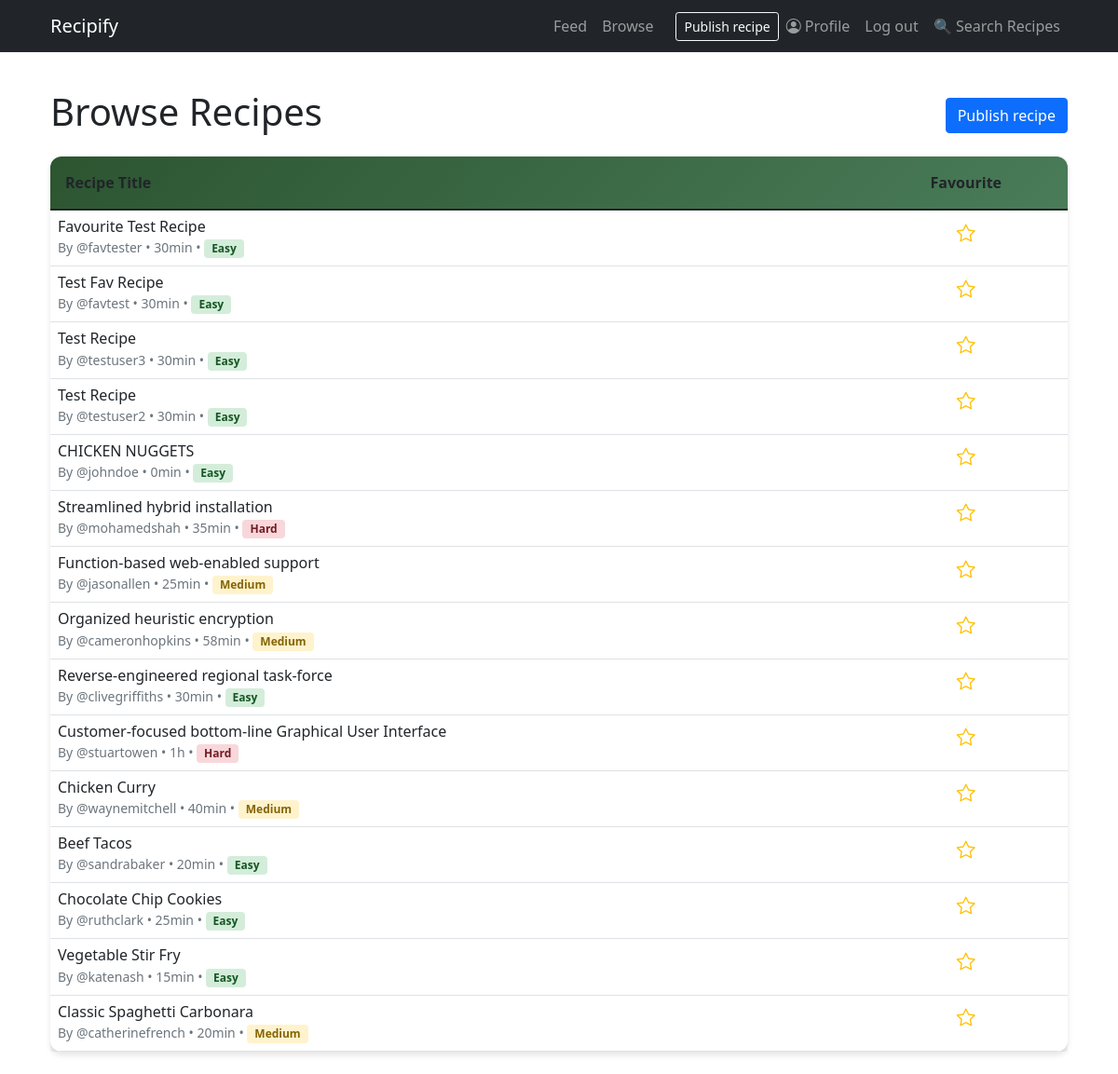
The app's page /recipes/ (signed in) with its own data.
### recipes/models/recipe.py (models this page shows, shortened)
class Recipe(models.Model):
    DIETARY_CHOICES = [
        ("vegan", "Vegan"),
        ("vegetarian", "Vegetarian"),
        ("gluten_free", "Gluten Free"),
        ("dairy_free", "Dairy Free"),
        ("nut_free", "Nut Free"),
        ("none", "No Restrictions"),
    ]
    author = models.ForeignKey(
        settings.AUTH_USER_MODEL,
        on_delete=models.CASCADE,
        related_name="recipes",
    )
    title = models.CharField(max_length=200)
    summary = models.CharField(max_length=255, blank=True)
    ingredients = models.TextField(help_text="List ingredients separated by commas")
    instructions = models.TextField()
    name = models.CharField(max_length=255)
    description = models.TextField()
    prep_time_minutes = models.PositiveIntegerField(blank=True, null=True)
    cook_time_minutes = models.PositiveIntegerField(blank=True, null=True)
    servings = models.PositiveSmallIntegerField(blank=True, null=True)
    is_published = models.BooleanField(default=True)
    cooking_time = models.PositiveIntegerField(
        help_text="Cooking time in minutes", default=0
    )
    difficulty = models.CharField(
        max_length=10,
        choices=[
            ("easy", "Easy"),
            ("medium", "Medium"),
            ("hard", "Hard"),
        ],
        default="easy",
    )
    date_posted = models.DateTimeField(auto_now_add=True)
    dietary_requirement = models.CharField(
        max_length=50, choices=DIETARY_CHOICES, default="none"
    )
    popularity = models.IntegerField(default=0)
    created_at = models.DateTimeField(default=timezone.now, editable=False)
    updated_at = models.DateTimeField(auto_now=True)
    class Meta:
        ordering = ["-created_at", "-date_posted"]
    @property
    def created_by(self):
        return self.author
    likes = models.ManyToManyField(
        settings.AUTH_USER_MODEL,
        related_name="liked_recipes",
        through="Like",
        blank=True,
    )

### recipes/models/user.py (models this page shows, shortened)
class User(AbstractUser):
    username = models.CharField(
        max_length=30,
        unique=True,
        validators=[RegexValidator(
            regex=r'^@\w{3,}$',
            message='Username must consist of @ followed by at least three alphanumericals'
        )]
    )
    first_name = models.CharField(max_length=50, blank=False)
    last_name = models.CharField(max_length=50, blank=False)
    email = models.EmailField(unique=True, blank=False)
    class Meta:
        ordering = ['last_name', 'first_name']

### recipes/views/dashboard_view.py (the view, shortened to what this page needs)
# urls.py: path("recipes/", browse_recipes, name="recipe_list"),
@login_required
@never_cache
def browse_recipes(request):
    current_user = request.user
    recipes = Recipe.objects.all().select_related("author")
    saved_recipe_ids = SavedRecipe.objects.filter(user=current_user).values_list(
        "recipe_id", flat=True
    )
    context = {
        "user": current_user,
        "recipes": recipes,
        "saved_recipe_ids": list(saved_recipe_ids),
    }
    return render(request, "dashboard.html", context)

### recipes/templatetags/recipe_helpers.py (called while the page is built)
@register.filter
def get_difficulty_class(difficulty):
    difficulty_classes = {
        'easy': 'difficulty-easy',
        'medium': 'difficulty-medium',
        'hard': 'difficulty-hard',
    }
    return difficulty_classes.get(difficulty.lower(), 'difficulty-easy')

@register.filter
def format_cooking_time(minutes):
    if minutes < 60:
        return f"{minutes}min"
    else:
        hours = minutes // 60
        mins = minutes % 60
        if mins > 0:
            return f"{hours}h {mins}min"
        else:
            return f"{hours}h"

@register.filter
def is_recipe_saved(recipe_id, saved_recipe_ids):
    return recipe_id in saved_recipe_ids

### recipes/templates/dashboard.html
{% extends 'base_content.html' %}
{% load static %}
{% load recipe_helpers %}
{% block content %}
<div class="container py-4">
  <div class="d-flex justify-content-between align-items-center mb-3">
    <h1>Browse Recipes</h1>
    <a class="btn btn-primary" href="{% url 'recipe_create' %}">Publish recipe</a>
  </div>
  <div class="recipe-card">
    <div class="card-body p-0">
      {% include 'partials/profile_tabs/recipe_table.html' with recipes=recipes saved_recipe_ids=saved_recipe_ids %}
    </div>
  </div>
</div>
{% endblock %}

### recipes/templates/partials/profile_tabs/recipe_table.html (shortened to what this page needs)
{% load recipe_helpers %}
{% if recipes %}
  <div class="table-responsive">
    <table class="table table-hover mb-0 recipe-table">
      <thead>
        <tr>
          <th scope="col" style="width: 80%">Recipe Title</th>
          <th scope="col" style="width: 20%; text-align: center;">Favourite</th>
        </tr>
      </thead>
      <tbody>
        {% for recipe in recipes %}
        <tr>
          <td>
            <a href="{% url 'recipe_detail' recipe.pk %}" class="text-decoration-none text-reset d-block">
              <div class="d-flex align-items-center">
                <div class="flex-grow-1">
                  <h6 class="mb-0">{{ recipe.title }}</h6>
                  <small class="text-muted">
                    By {{ recipe.created_by.username }} •
                    {{ recipe.cooking_time|format_cooking_time }} •
                    <span class="badge difficulty-badge {{ recipe.difficulty|get_difficulty_class }}">
                      {{ recipe.difficulty|title }}
                    </span>
                  </small>
                </div>
              </div>
            </a>
          </td>
          <td class="text-center">
            <form method="post" action="{% url 'toggle_save_recipe' recipe.pk %}" class="d-inline">
              {% with is_saved=recipe.id|is_recipe_saved:saved_recipe_ids %}
              <button type="submit" class="btn btn-link p-0"
                      title="{% if is_saved %}Remove from favourites{% else %}Add to favourites{% endif %}">
                <i class="bi {% if is_saved %}bi-star-fill{% else %}bi-star{% endif %}" style="color: #ffc107; font-size: 1.25rem;"></i>
              </button>
              {% endwith %}
            </form>
          </td>
        </tr>
        {% endfor %}
      </tbody>
    </table>
  </div>
{% else %}
  <div class="empty-state">
    <i class="bi bi-journal-plus empty-state-icon"></i>
    <h4 class="text-muted mt-3">No Recipes Available</h4>
    <p class="text-muted">Check back later for new recipes.</p>
  </div>
{% endif %}

### static/custom.css (style rules this page uses)
:root { --primary-color: #2c5530; --secondary-color: #4a7c59; --accent-color: #8fb996; --light-bg: #f8f9fa; --card-shadow: 0 4px 6px rgba(0, 0, 0, 0.1); --hover-shadow: 0 8px 15px rgba(0, 0, 0, 0.15); }
.recipe-card { background: white; border-radius: 12px; box-shadow: var(--card-shadow); border: none; transition: all 0.3s ease; }
.recipe-table { background: white; border-radius: 12px; box-shadow: var(--card-shadow); overflow: hidden; }
.recipe-table thead { background: linear-gradient(135deg, var(--primary-color), var(--secondary-color)); color: white; }
.recipe-table thead th { border: none; padding: 1rem; font-weight: 600; }
.recipe-table tbody tr { transition: background-color 0.2s ease; }
.difficulty-badge { font-size: 0.75rem; padding: 0.25rem 0.5rem; }
.difficulty-easy { background-color: #d4edda; color: #155724; }
.difficulty-medium { background-color: #fff3cd; color: #856404; }
.difficulty-hard { background-color: #f8d7da; color: #721c24; }

### records on screen
Recipe: title "Favourite Test Recipe", created_by.username "@favtester", cooking_time "30min", difficulty "Easy"
Recipe: title "Test Fav Recipe", created_by.username "@favtest", cooking_time "30min", difficulty "Easy"
Recipe: title "Test Recipe", created_by.username "@testuser3", cooking_time "30min", difficulty "Easy"
Recipe: title "Test Recipe", created_by.username "@testuser2", cooking_time "30min", difficulty "Easy"
Recipe: title "CHICKEN NUGGETS", created_by.username "@johndoe", cooking_time "0min", difficulty "Easy"
Recipe: title "Streamlined hybrid installation", created_by.username "@mohamedshah", cooking_time "35min", difficulty "Hard"
Recipe: title "Function-based web-enabled support", created_by.username "@jasonallen", cooking_time "25min", difficulty "Medium"
Recipe: title "Organized heuristic encryption", created_by.username "@cameronhopkins", cooking_time "58min", difficulty "Medium"
Recipe: title "Reverse-engineered regional task-force", created_by.username "@clivegriffiths", cooking_time "30min", difficulty "Easy"
Recipe: title "Customer-focused bottom-line Graphical User Interface", created_by.username "@stuartowen", cooking_time "1h", difficulty "Hard"
Recipe: title "Chicken Curry", created_by.username "@waynemitchell", cooking_time "40min", difficulty "Medium"
Recipe: title "Beef Tacos", created_by.username "@sandrabaker", cooking_time "20min", difficulty "Easy"
Recipe: title "Chocolate Chip Cookies", created_by.username "@ruthclark", cooking_time "25min", difficulty "Easy"
Recipe: title "Vegetable Stir Fry", created_by.username "@katenash", cooking_time "15min", difficulty "Easy"
Recipe: title "Classic Spaghetti Carbonara", created_by.username "@catherinefrench", cooking_time "20min", difficulty "Medium"
